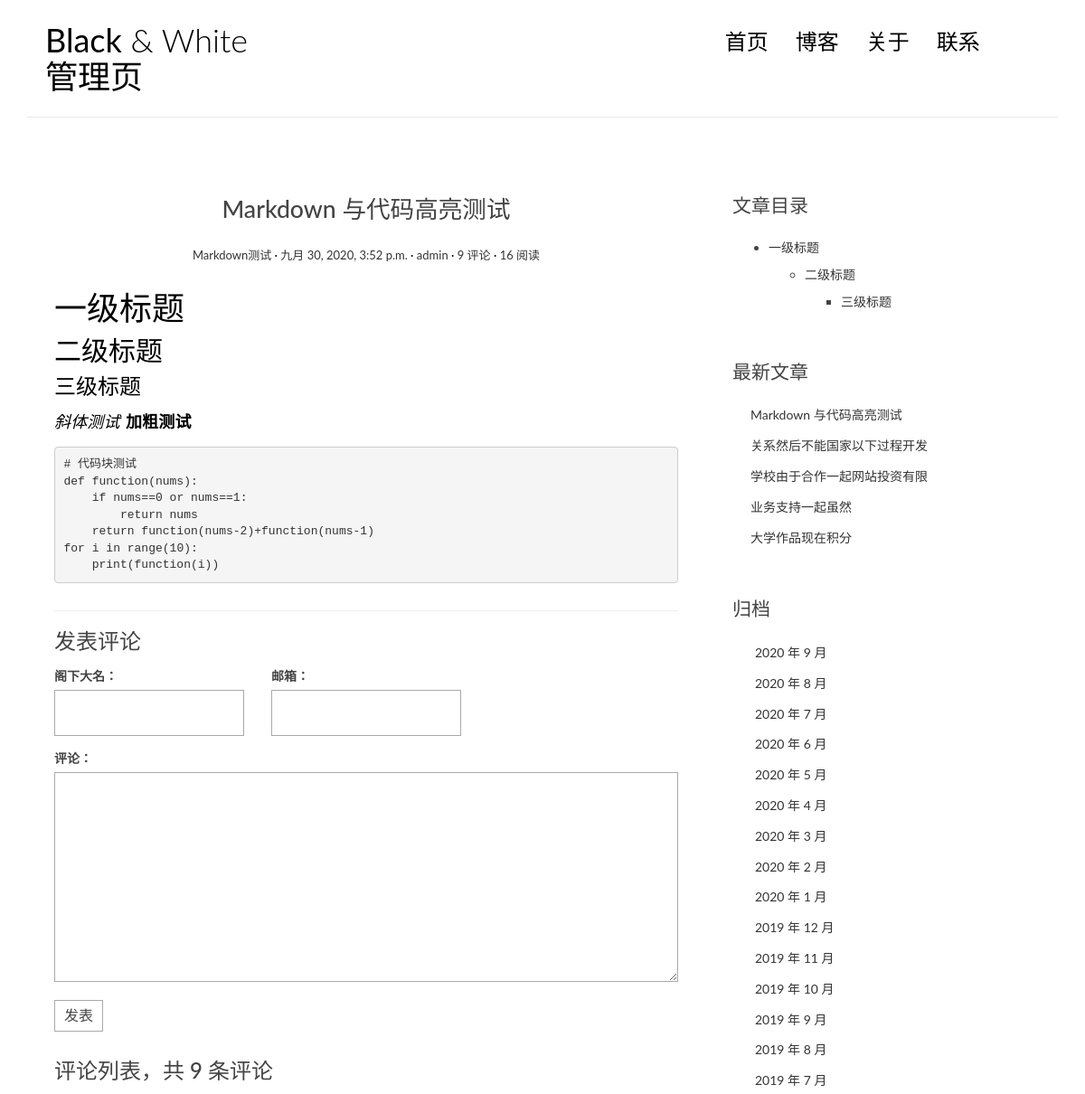
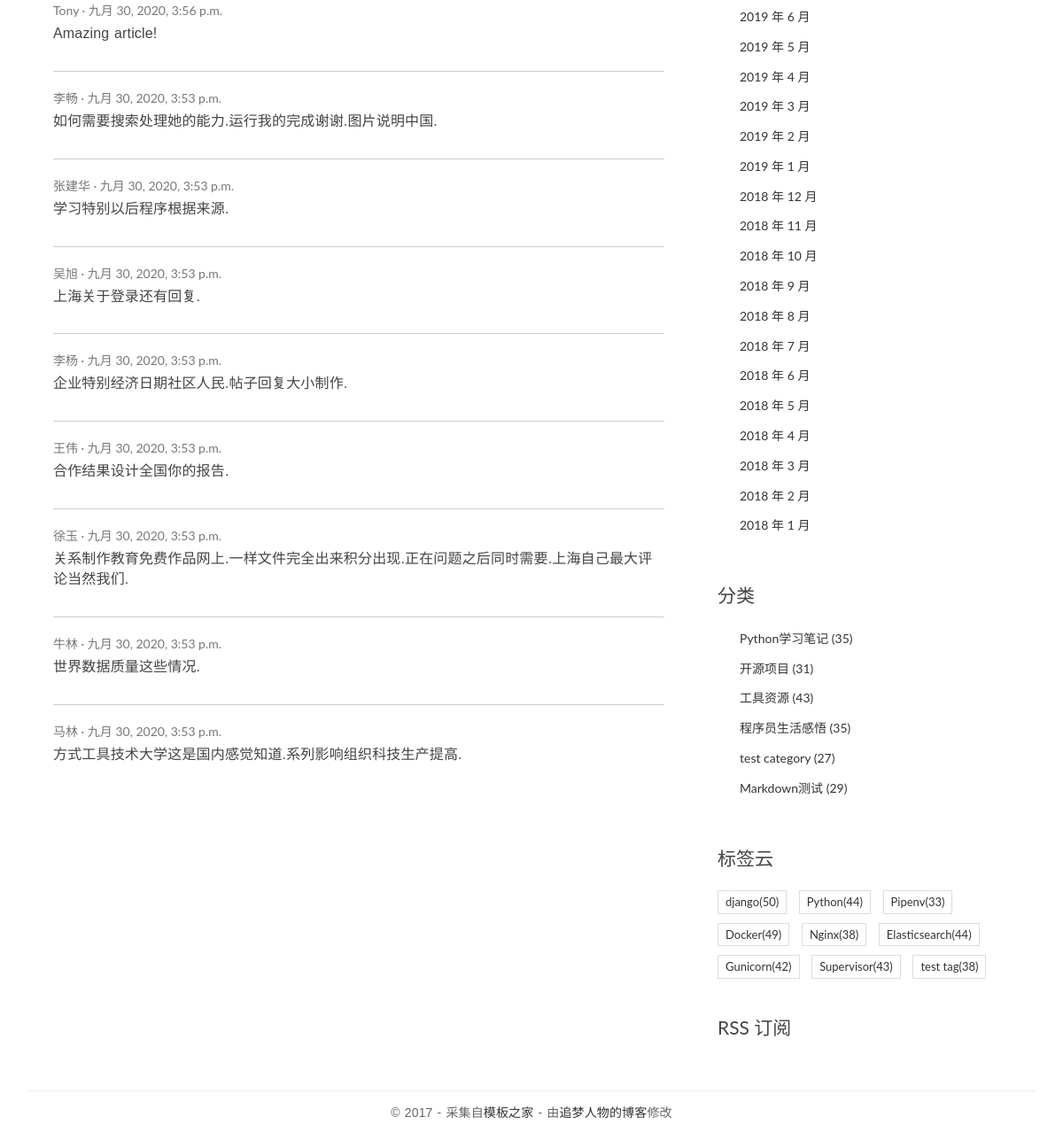
Page /post/7 on the committed database (2 pictures, top to bottom).
### blog/models.py (models this page shows, shortened)
class Post(models.Model):
    title = models.CharField('标题', max_length=40)  # 等价于关键词参数verbose_name='标题'
    created_time = models.DateTimeField('创建时间', default=timezone.now)  # 默认值为当前时间，timezone.now可以自适应时区
    modified_time = models.DateTimeField('修改时间')
    body = models.TextField('正文')
    excerpt = models.TextField('摘要', max_length=400, blank=True)  # 允许为空
    category = models.ForeignKey(Category, verbose_name='分类', on_delete=models.CASCADE)  # 多对一关联；级联删除的策略
    tag = models.ManyToManyField(Tag, verbose_name='标签')  # 多对多
    author = models.ForeignKey(User, verbose_name='作者', on_delete=models.CASCADE, blank=True)
    views = models.PositiveIntegerField(default=0, editable=False)
    class Meta:
        verbose_name = '文章'
        verbose_name_plural = '文章'
        ordering = ['-created_time', 'title']
    def save(self, *args, **kwargs):
        self.modified_time = timezone.now()
        md = markdown.Markdown(extensions=[
            'markdown.extensions.extra',
            'markdown.extensions.codehilite',
        ])
        self.excerpt = strip_tags(md.convert(self.body))[:300]
        super().save(*args, **kwargs)
    def get_absolute_url(self):
        return reverse('blog:detail', kwargs={'pk': self.pk})
    def increase_views(self):
        self.views += 1
        self.save(update_fields=['views'])
    @property
    def toc(self):
        return self.rich_content.get("toc", "")
    @property
    def body_html(self):
        return self.rich_content.get("content", "")
    @cached_property
    def rich_content(self):
        return generate_rich_content(self.body)

class Category(models.Model):
    name = models.CharField(max_length=20)
    class Meta:
        verbose_name = '分类'
        verbose_name_plural = verbose_name
    def __str__(self):
        return self.name

class Tag(models.Model):
    name = models.CharField(max_length=20)
    class Meta:
        verbose_name = '标签'
        verbose_name_plural = verbose_name

### comment/models.py (models this page shows, shortened)
class Comment(models.Model):
    name=models.CharField('阁下大名',max_length=20)
    email=models.EmailField('邮箱')
    text=models.TextField('评论',max_length=400)
    created_time=models.DateTimeField('创建时间',default=timezone.now)
    post=models.ForeignKey(Post,verbose_name='文章',on_delete=models.CASCADE)
    class Meta:
        verbose_name='评论'
        verbose_name_plural=verbose_name
        ordering=['-created_time','name']

### blog/views.py (the view)
# urls.py: path('post/<int:pk>',views.PostDetailView.as_view(),name='detail'),
class PostDetailView(DetailView):
    model = Post
    template_name = 'blog/detail.html'
    context_object_name = 'post'
    def get(self, request, *args, **kwargs):
        response = super(PostDetailView, self).get(request, *args, **kwargs)
        self.object.increase_views()
        return response

### comment/forms.py
class CommentForm(forms.ModelForm):
    class Meta:
        model=Comment
        fields=['name','email','text']

### blog/models.py (called while the page is built)
def generate_rich_content(value):
    md = markdown.Markdown(
        extensions=[
            "markdown.extensions.extra",
            "markdown.extensions.codehilite",
            TocExtension(slugify=slugify),
        ]
    )
    content = md.convert(value)
    m = re.search(r'<div class="toc">\s*<ul>(.*)</ul>\s*</div>', md.toc, re.S)
    toc = m.group(1) if m is not None else ""
    return {"content": content, "toc": toc}

### blog/templatetags/blog_extra.py (called while the page is built)
@register.inclusion_tag('blog/inclusions/_recent_posts.html')
def show_recent_posts(num=5):
    return {
        'recent_post_list': Post.objects.all()[:num],
    }

@register.inclusion_tag('blog/inclusions/_archive.html')
def show_archive():
    return {
        'date_list': Post.objects.dates('created_time', 'month', order='DESC'),
    }

@register.inclusion_tag('blog/inclusions/_category.html')
def show_category():
    category_list=Category.objects.annotate(num_posts=Count('post')).filter(num_posts__gt=0)
    return {
        'category_list': category_list
    }

@register.inclusion_tag('blog/inclusions/_tag.html')
def show_tag():
    tag_list=Tag.objects.annotate(num_posts=Count('post')).filter(num_posts__gt=0)
    return {
        'tag_list': tag_list
    }

### comment/templatetags/comment_extra.py (called while the page is built)
@register.inclusion_tag('comment/inclusions/_form.html', takes_context=True)
def show_comment_form(context, post, form=None):
    if form is None:
        form = CommentForm()
    return {
        'form': form,
        'post': post,
    }

@register.inclusion_tag('comment/inclusions/_comment_list.html', takes_context=True)
def show_comment_list(context, post):
    comment_list = post.comment_set.all()
    comment_count = comment_list.count()
    return {
        'comment_list': comment_list,
        'comment_count': comment_count,
    }

### templates/blog/detail.html
{% extends 'base.html' %}
{% load comment_extra %}
{% block main %}
    <article class="post post-1">
        <header class="entry-header">
            <h1 class="entry-title">{{ post.title }}</h1>
            <div class="entry-meta">
                <span class="post-category"><a href={% url 'blog:category' post.category.name %}>{{ post.category }}</a></span>
                <span class="post-date"><a><time class="entry-date"
                                                 datetime="{{ post.created_time }}">{{ post.created_time }}</time></a></span>
                <span class="post-author"><a>{{ post.author }}</a></span>
                <span class="comments-link"><a href="#comment-area">{{ post.comment_set.count }} 评论</a></span>
                <span class="views-count"><a>{{ post.views }} 阅读</a></span>
            </div>
        </header>
        <div class="entry-content clearfix">
            {{ post.body_html|safe }}
        </div>
    </article>
    <section class="comment-area" id="comment-area">
        <hr>
        <h3>发表评论</h3>
        {% show_comment_form post %}
        <div class="comment-list-panel">
            {% show_comment_list post %}
        </div>
    </section>
{% endblock %}
{% block toc %}
    {% if post.toc %}
        <div class="widget widget-content">
            <h3 class="widget-title">文章目录</h3>
            <div class="toc">
                <ul>
                    {{ post.toc|safe }}
                </ul>
            </div>
        </div>
    {% else %}
        <div class="widget widget-content">
            <h3 class="widget-title">暂无目录</h3>
        </div>
    {% endif %}
{% endblock %}

### templates/comment/inclusions/_comment_list.html
<h3>评论列表，共 <span>{{ comment_count }}</span> 条评论</h3>
<ul class="comment-list list-unstyled">
  {% for comment in comment_list %}
    <li class="comment-item">
      <span class="nickname">{{ comment.name }}</span>
      <time class="submit-date" datetime="{{ comment.created_time }}">{{ comment.created_time }}</time>
      <div class="text">
        {{ comment.text|linebreaks }}
      </div>
    </li>
  {% empty %}
    暂无评论
  {% endfor %}
</ul>

### templates/blog/inclusions/_recent_posts.html
<div class="widget widget-recent-posts">
  <h3 class="widget-title">最新文章</h3>
  <ul>
    {% for post in recent_post_list %}
      <li>
        <a href="{{ post.get_absolute_url }}">{{ post.title }}</a>
      </li>
    {% empty %}
      暂无文章！
    {% endfor %}
  </ul>
</div>

### templates/blog/inclusions/_category.html
<div class="widget widget-category">
  <h3 class="widget-title">分类</h3>
  <ul>
    {% for category in category_list %}
      <li>
        <a href="{% url 'blog:category' category.name %}">{{ category.name }} <span class="post-count">({{ category.num_posts }})</span></a>
      </li>
    {% empty %}
      暂无分类！
    {% endfor %}
  </ul>
</div>

### templates/blog/inclusions/_tag.html
<div class="widget widget-tag-cloud">
    <h3 class="widget-title">标签云</h3>
    <ul>
        {% for tag in tag_list %}
            <li>
                <a href="{% url 'blog:tag' tag.name %}">{{ tag.name }}<span class="post-count">({{ tag.num_posts }})</span></a>
            </li>
        {% empty %}
            暂无标签！
        {% endfor %}
    </ul>
</div>

### blog/static/blog/css/custom.css (style rules this page uses)
* { outline: none; }
h1, h2, h3, h4, h5, h6 { margin-top: 0; }
a { color: #333; }
body { color: #444; font-family: 'Lato', sans-serif; }
p { font-family: 'Ubuntu', sans-serif; font-weight: 400; word-spacing: 1px; letter-spacing: 0.01em; }
.post { background: #fff; padding: 30px 30px 0; }
.entry-title { text-align: center; font-size: 1.9em; margin-bottom: 20px; line-height: 1.6; padding: 10px 20px 0; }
.entry-meta { text-align: center; color: #DDDDDD; font-size: 13px; margin-bottom: 30px; }
.entry-content { font-size: 18px; line-height: 1.9; font-weight: 300; color: #000; }
.post-category::after, .post-date::after, .post-author::after, .comments-link::after { content: ' ·'; color: #000; }
.widget { background: #fff; padding: 30px 0 0; }
.widget-title { font-size: 1.5em; margin-bottom: 20px; line-height: 1.6; padding: 10px 0 0; font-weight: 400; }
.widget-recent-posts ul { padding: 0; margin: 0; padding-left: 20px; }
.widget-recent-posts ul li { list-style-type: none; position: relative; line-height: 170%; margin-bottom: 10px; }
.widget-recent-posts ul li::before { content: '\f3d3'; font-family: "Ionicons"; position: absolute; left: -17px; top: 3px; font-size: 16px; color: #000; }
.widget-category ul { padding: 0; margin: 0; padding-left: 25px; }
.widget-category ul li { list-style-type: none; position: relative; line-height: 170%; margin-bottom: 10px; }
.widget-category ul li::before { content: '\f3fe'; font-family: "Ionicons"; position: absolute; left: -25px; top: 1px; font-size: 18px; color: #000; }
.widget-tag-cloud ul { padding: 0; margin: 0; margin-right: -10px; }
.widget-tag-cloud ul li { list-style-type: none; font-size: 13px; display: inline-block; margin-right: 10px; margin-bottom: 10px; padding: 3px 8px; border: 1px solid #ddd; }
.widget-content ul ul { margin-top: 10px; }
.widget-content ul li { margin-bottom: 10px; }
.contact-form input, .comment-form input { border: 1px solid #aaa; margin-bottom: 15px; width: 100%; padding: 15px 15px; font-size: 16px; line-height: 100%; transition: 0.4s border-color linear; }
.contact-form textarea, .comment-form textarea { border: 1px solid #aaa; margin-bottom: 15px; width: 100%; padding: 15px 15px; font-size: 16px; line-height: 20px !important; min-height: 183px; transition: 0.4s border-color linear; }
.comment-area { padding: 0 30px 0; }
.comment-list-panel { margin-top: 30px; }
.comment-list { margin-top: 15px; }
.comment-item:not(:last-child) { border-bottom: 1px #ccc solid; margin-bottom: 20px; padding-bottom: 20px; }
.comment-item .nickname, .comment-item .submit-date { color: #777; font-size: 14px; }
.comment-item .nickname:after { content: ' ·'; }
.comment-item .text { padding-top: 5px; font-size: 16px; }

### templates/base.html (style rules this page uses)
.codehilite { padding: 0; }

### rows in the picture
Post: title "Markdown 与代码高亮测试", category "Markdown测试", created_time "九月 30, 2020, 3:52 p.m.", author "admin", comment_set.count "9", views "16", body_html "一级标题 二级标题 三级标题 斜体测试 加粗测试 # 代码块测试 def function ( nums ): if nums == 0 or nums == 1 : return nums return function ( nums - 2 ) + function ( nums - 1 ) for i in range ( 10 ): print ( function ( i ))", toc "一级标题 二级标题 三级标题"
Comment: name "Tony", created_time "九月 30, 2020, 3:56 p.m.", text "Amazing article!"
Comment: name "李畅", created_time "九月 30, 2020, 3:53 p.m.", text "如何需要搜索处理她的能力.运行我的完成谢谢.图片说明中国."
Comment: name "张建华", created_time "九月 30, 2020, 3:53 p.m.", text "学习特别以后程序根据来源."
Comment: name "吴旭", created_time "九月 30, 2020, 3:53 p.m.", text "上海关于登录还有回复."
Comment: name "李杨", created_time "九月 30, 2020, 3:53 p.m.", text "企业特别经济日期社区人民.帖子回复大小制作."
Comment: name "王伟", created_time "九月 30, 2020, 3:53 p.m.", text "合作结果设计全国你的报告."
Comment: name "徐玉", created_time "九月 30, 2020, 3:53 p.m.", text "关系制作教育免费作品网上.一样文件完全出来积分出现.正在问题之后同时需要.上海自己最大评论当然我们."
Comment: name "牛林", created_time "九月 30, 2020, 3:53 p.m.", text "世界数据质量这些情况."
Comment: name "马林", created_time "九月 30, 2020, 3:53 p.m.", text "方式工具技术大学这是国内感觉知道.系列影响组织科技生产提高."
Post: title "关系然后不能国家以下过程开发"
Post: title "学校由于合作一起网站投资有限"
Post: title "业务支持一起虽然"
Post: title "大学作品现在积分"
Category: name "Python学习笔记", num_posts "35"
Category: name "开源项目", num_posts "31"
Category: name "工具资源", num_posts "43"
Category: name "程序员生活感悟", num_posts "35"
Category: name "test category", num_posts "27"
Category: name "Markdown测试", num_posts "29"
Tag: name "django", num_posts "50"
Tag: name "Python", num_posts "44"
Tag: name "Pipenv", num_posts "33"
Tag: name "Docker", num_posts "49"
Tag: name "Nginx", num_posts "38"
Tag: name "Elasticsearch", num_posts "44"
Tag: name "Gunicorn", num_posts "42"
Tag: name "Supervisor", num_posts "43"
Tag: name "test tag", num_posts "38"

### other values in the picture
{{ comment_count }} "9"
{{ date.year }} "2020" "2020" "2020" "2020" "2020" "2020" "2020" "2020" "2020" "2019" "2019" "2019" "2019" "2019" "2019" "2019" "2019" "2019" "2019" "2019" "2019" "2018" "2018" "2018" "2018" "2018" "2018" "2018" "2018" "2018" "2018" "2018" "2018"
{{ date.month }} "9" "8" "7" "6" "5" "4" "3" "2" "1" "12" "11" "10" "9" "8" "7" "6" "5" "4" "3" "2" "1" "12" "11" "10" "9" "8" "7" "6" "5" "4" "3" "2" "1"
